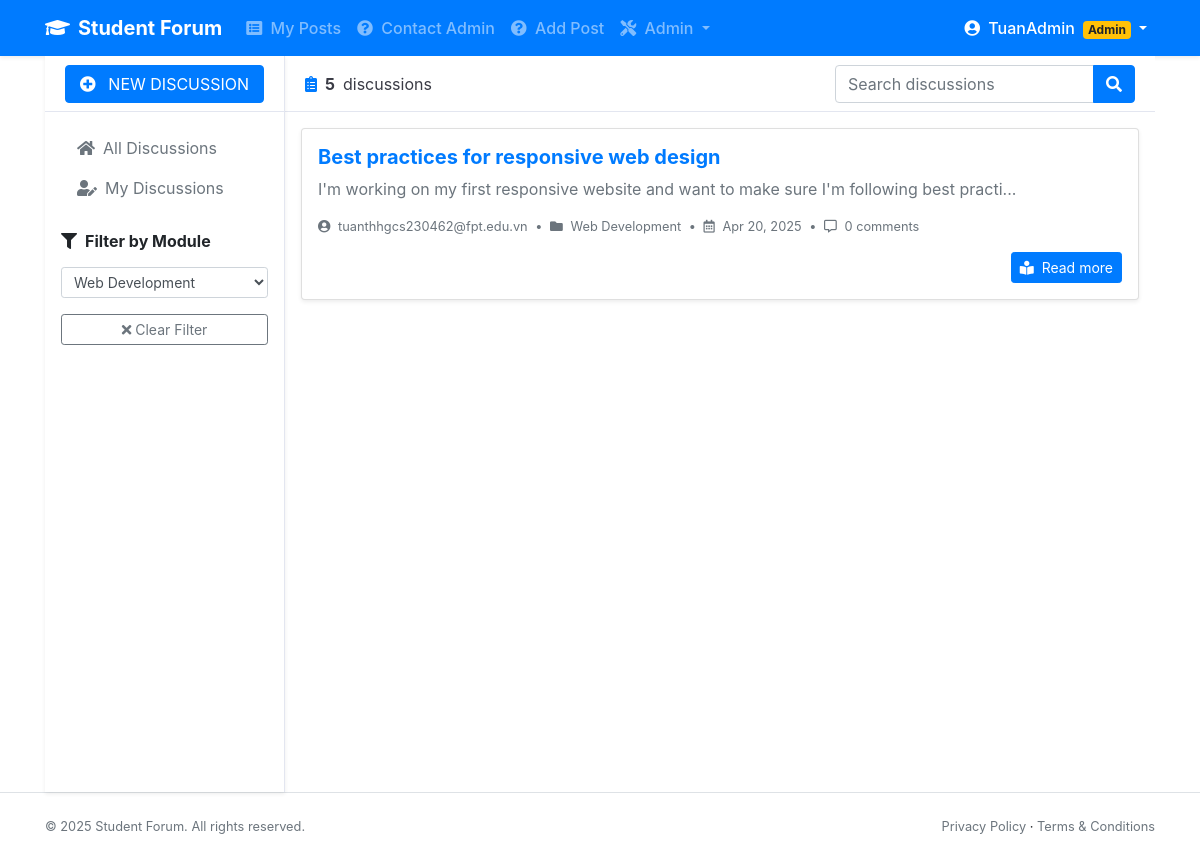
Page /public/index.php?module_id=12 (signed in) on the committed database.
### tables this page shows
CREATE TABLE `posts` (
  `post_id` int(11) NOT NULL,
  `user_id` int(11) DEFAULT NULL,
  `module_id` int(11) DEFAULT NULL,
  `title` varchar(255) NOT NULL,
  `content` text NOT NULL,
  `image` varchar(255) DEFAULT NULL,
  `created_at` timestamp NOT NULL DEFAULT current_timestamp()
);

CREATE TABLE `users` (
  `user_id` int(11) NOT NULL,
  `username` varchar(50) NOT NULL,
  `email` varchar(100) NOT NULL,
  `password` varchar(255) NOT NULL,
  `role` enum('admin','student') DEFAULT 'student',
  `created_at` timestamp NOT NULL DEFAULT current_timestamp()
);

CREATE TABLE `modules` (
  `module_id` int(11) NOT NULL,
  `module_name` varchar(100) NOT NULL,
  `created_at` timestamp NOT NULL DEFAULT current_timestamp()
);

### app/models/Post.php (called while the page is built, shortened)
<?php
class Post {
    private $pdo;
    public function __construct() {
        $database = new Database();
        $this->pdo = $database->connect();
    }
    public function getPostsByModule($module_id) {
        $stmt = $this->pdo->prepare("SELECT posts.*, users.username, modules.module_name
                                    FROM posts
                                    JOIN users ON posts.user_id = users.user_id
                                    JOIN modules ON posts.module_id = modules.module_id
                                    WHERE posts.module_id = ?
                                    ORDER BY posts.created_at DESC");
        $stmt->execute([$module_id]);
        return $stmt->fetchAll();
    }
}
?>

### config/database.php (called while the page is built, shortened)
<?php
class Database {
    private $host = "localhost";
    private $db_name = "student_forum";
    private $username = "root";
    private $password = "";
    public function connect() {
        try {
            $dsn = "mysql:host=" . $this->host . ";dbname=" . $this->db_name . ";charset=utf8mb4";
            $options = [
                PDO::ATTR_ERRMODE => PDO::ERRMODE_EXCEPTION,
                PDO::ATTR_DEFAULT_FETCH_MODE => PDO::FETCH_ASSOC,
                PDO::ATTR_EMULATE_PREPARES => false,
            ];
            $this->conn = new PDO($dsn, $this->username, $this->password, $options);
            return $this->conn;
        } catch (PDOException $e) {
            error_log("Database Connection Error: " . $e->getMessage(), 0);
            throw new Exception("Connection failed. Please try again later.");
        } catch (Exception $e) {
            error_log("General Error: " . $e->getMessage(), 0);
            throw new Exception("An error occurred. Please try again later.");
        }
    }
}
?>

### app/controllers/PostController.php (called while the page is built, shortened)
<?php
class PostController {
    private $postModel;
    public function __construct() {
        $this->postModel = new Post();
    }
    public function getFilteredPosts($searchTerm = '', $module_id = '') {
        if (!empty($module_id) && empty($searchTerm)) {
            return $this->postModel->getPostsByModule($module_id);
        }
        $posts = !empty($searchTerm)
            ? $this->searchPosts($searchTerm)
            : $this->getAllPosts();
        return $posts;
    }
}
?>

### app/models/Comment.php (called while the page is built, shortened)
<?php
class Comment {
    private $pdo;
    public function __construct() {
        $database = new Database();
        $this->pdo = $database->connect();
    }
    public function countCommentsByPostId($post_id) {
        $stmt = $this->pdo->prepare("SELECT COUNT(*) FROM comments WHERE post_id = ?");
        $stmt->execute([$post_id]);
        return $stmt->fetchColumn();
    }
}

### app/controllers/CommentController.php (called while the page is built, shortened)
<?php
class CommentController {
    private $commentModel;
    public function __construct() {
        $this->commentModel = new Comment();
    }
    public function countCommentsByPostId($post_id) {
        return $this->commentModel->countCommentsByPostId($post_id);
    }
}
?>

### public/index.php (shortened to what this page needs)
<?php include ROOT_PATH . '/app/views/components/header.php'; ?>
<div class="container">
    <div class="main-body p-0">
        <div class="inner-wrapper">
            <?php include ROOT_PATH . '/app/views/components/sidebar.php'; ?>
            <div class="inner-main">
                <?php include ROOT_PATH . '/app/views/components/main_header.php'; ?>
                <div class="inner-main-body p-2 p-sm-3 forum-content fade-in">
                    <?php
                    $postController = new PostController();
                    $search = isset($_GET['search']) ? trim($_GET['search']) : '';
                    $module_id = isset($_GET['module_id']) ? $_GET['module_id'] : '';
                    $posts = $postController->getFilteredPosts($search, $module_id);
                    if (!empty($posts)) {
                        foreach ($posts as $post) {
                            include ROOT_PATH . '/app/views/post/post_item.php';
                        }
                    }
                    ?>
                </div>
            </div>
        </div>
    </div>
</div>
<?php include ROOT_PATH . '/app/views/components/footer.php'; ?>

### app/views/post/post_item.php (shortened to what this page needs)
<div class="card forum-card mb-3">
    <div class="card-body p-3">
        <div class="d-flex flex-column">
            <h5 class="mb-2">
                <a href="/student_forum/app/views/post/post_detail.php?id=<?= $post['post_id']; ?>" class="text-primary font-weight-bold">
                    <?= $post["title"]; ?>
                </a>
            </h5>
            <p class="text-secondary mb-2">
                <?= strip_tags(substr($post["content"], 0, 100)) . (strlen($post["content"]) > 100 ? '...' : ''); ?>
            </p>
            <div class="d-flex justify-content-between align-items-center mt-2">
                <div class="post-meta text-muted small">
                    <span data-toggle="tooltip" title="Author">
                        <i class="fas fa-user-circle mr-1"></i> <?= htmlspecialchars($post["username"]); ?>
                    </span>
                    <span class="mx-1">•</span>
                    <span data-toggle="tooltip" title="Module">
                        <i class="fas fa-folder mr-1"></i> <?= htmlspecialchars($post["module_name"]); ?>
                    </span>
                    <span class="mx-1">•</span>
                    <span data-toggle="tooltip" title="Posted date">
                        <i class="far fa-calendar-alt mr-1"></i> <?= date('M j, Y', strtotime($post["created_at"])); ?>
                    </span>
                    <?php
                    $commentController = new CommentController();
                    $commentCount = $commentController->countCommentsByPostId($post['post_id']);
                    ?>
                    <span class="mx-1">•</span>
                    <span data-toggle="tooltip" title="Comments">
                        <i class="far fa-comment-alt mr-1"></i> <?= $commentCount ?> comments
                    </span>
                </div>
            </div>
            <div class="d-flex justify-content-end mt-3">
                <a href="/student_forum/app/views/post/post_detail.php?id=<?= $post['post_id']; ?>" class="btn btn-sm btn-primary">
                    <i class="fas fa-book-reader mr-1"></i> Read more
                </a>
            </div>
        </div>
    </div>
</div>

### public/assets/css/styles.css (style rules this page uses)
:root { --primary-color: #007bff; --primary-hover: #0056b3; --secondary-color: #6c757d; --light-bg: #f8f9fc; --white: #ffffff; --border-color: #e3e6f0; --text-color: #3a3b45; --text-muted: #858796; --shadow-sm: 0 0.125rem 0.25rem rgba(0, 0, 0, 0.075); --shadow: 0 0.15rem 1.75rem 0 rgba(58, 59, 69, 0.15); --radius: 0.35rem; }
body { color: var(--text-color); text-align: left; background-color: var(--light-bg); font-family: 'Nunito', -apple-system, BlinkMacSystemFont, "Segoe UI", Roboto, "Helvetica Neue", Arial, sans-serif; line-height: 1.6; }
h1, h2, h3, h4, h5, h6 { font-weight: 600; margin-bottom: 0.5rem; }
.card { border: none; border-radius: var(--radius); box-shadow: var(--shadow-sm); margin-bottom: 1.5rem; background-color: var(--white); }
.card-body { flex: 1 1 auto; min-height: 1px; padding: 1.25rem; }
.btn { border-radius: var(--radius); padding: 0.375rem 1rem; font-weight: 500; transition: all 0.15s ease-in-out; }
.btn-primary { background-color: var(--primary-color); border-color: var(--primary-color); }
.inner-wrapper { position: relative; height: calc(100vh - 4rem); transition: transform 0.3s; }
.inner-main, .inner-sidebar { position: absolute; top: 0; bottom: 0; display: flex; flex-direction: column; }
.inner-main { right: 0; left: 240px; }
.inner-main-body, .inner-sidebar-body { padding: 1.25rem; overflow-y: auto; position: relative; flex: 1 1 auto; }
.forum-card { border: none; border-radius: var(--radius); margin-bottom: 1rem; }
.fade-in { animation: fadeIn 0.5s ease-in-out; }
.text-primary { color: var(--primary-color) !important; }

### rows in the picture
posts: title "Best practices for responsive web design", content "I'm working on my first responsive website and want to make sure I'm following best practi", user.username "tuanthhgcs230462@fpt.edu.vn", module.module_name "Web Development", created_at "Apr 20, 2025", commentCount "0"

### other values in the picture
$_SESSION['username'] "TuanAdmin"
$postCount "5"
form field module_id "Web Development"
